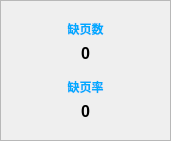
   <widget class="QFrame" name="Show_2">
    <property name="geometry">
     <rect>
      <x>0</x>
      <y>300</y>
      <width>171</width>
      <height>141</height>
     </rect>
    </property>
    <property name="frameShape">
     <enum>QFrame::StyledPanel</enum>
    </property>
    <property name="frameShadow">
     <enum>QFrame::Raised</enum>
    </property>
    <layout class="QVBoxLayout" name="verticalLayout_3">
     <item>
      <spacer name="verticalSpacer_7">
       <property name="orientation">
        <enum>Qt::Vertical</enum>
       </property>
       <property name="sizeHint" stdset="0">
        <size>
         <width>20</width>
         <height>20</height>
        </size>
       </property>
      </spacer>
     </item>
     <item>
      <widget class="QLabel" name="NumFault_2">
       <property name="styleSheet">
        <string notr="true">color:rgb(0, 170, 255);
font: 18pt &quot;华文新魏&quot;;</string>
       </property>
       <property name="text">
        <string>&lt;html&gt;&lt;head/&gt;&lt;body&gt;&lt;p align=&quot;center&quot;&gt;&lt;span style=&quot; font-weight:700;&quot;&gt;缺页数&lt;/span&gt;&lt;/p&gt;&lt;/body&gt;&lt;/html&gt;</string>
       </property>
      </widget>
     </item>
     <item>
      <widget class="QLabel" name="NumFault">
       <property name="text">
        <string>&lt;html&gt;&lt;head/&gt;&lt;body&gt;&lt;p align=&quot;center&quot;&gt;&lt;span style=&quot; font-size:12pt; font-weight:700;&quot;&gt;0&lt;/span&gt;&lt;/p&gt;&lt;/body&gt;&lt;/html&gt;</string>
       </property>
      </widget>
     </item>
     <item>
      <spacer name="verticalSpacer_6">
       <property name="orientation">
        <enum>Qt::Vertical</enum>
       </property>
       <property name="sizeHint" stdset="0">
        <size>
         <width>20</width>
         <height>20</height>
        </size>
       </property>
      </spacer>
     </item>
     <item>
      <widget class="QLabel" name="RateFault_2">
       <property name="styleSheet">
        <string notr="true">color:rgb(0, 170, 255);
font: 18pt &quot;华文新魏&quot;;</string>
       </property>
       <property name="text">
        <string>&lt;html&gt;&lt;head/&gt;&lt;body&gt;&lt;p align=&quot;center&quot;&gt;&lt;span style=&quot; font-weight:700;&quot;&gt;缺页率&lt;/span&gt;&lt;/p&gt;&lt;/body&gt;&lt;/html&gt;</string>
       </property>
      </widget>
     </item>
     <item>
      <widget class="QLabel" name="RateFault">
       <property name="text">
        <string>&lt;html&gt;&lt;head/&gt;&lt;body&gt;&lt;p align=&quot;center&quot;&gt;&lt;span style=&quot; font-size:12pt; font-weight:700;&quot;&gt;0&lt;/span&gt;&lt;/p&gt;&lt;/body&gt;&lt;/html&gt;</string>
       </property>
      </widget>
     </item>
     <item>
      <spacer name="verticalSpacer_5">
       <property name="orientation">
        <enum>Qt::Vertical</enum>
       </property>
       <property name="sizeHint" stdset="0">
        <size>
         <width>20</width>
         <height>20</height>
        </size>
       </property>
      </spacer>
     </item>
    </layout>
   </widget>
